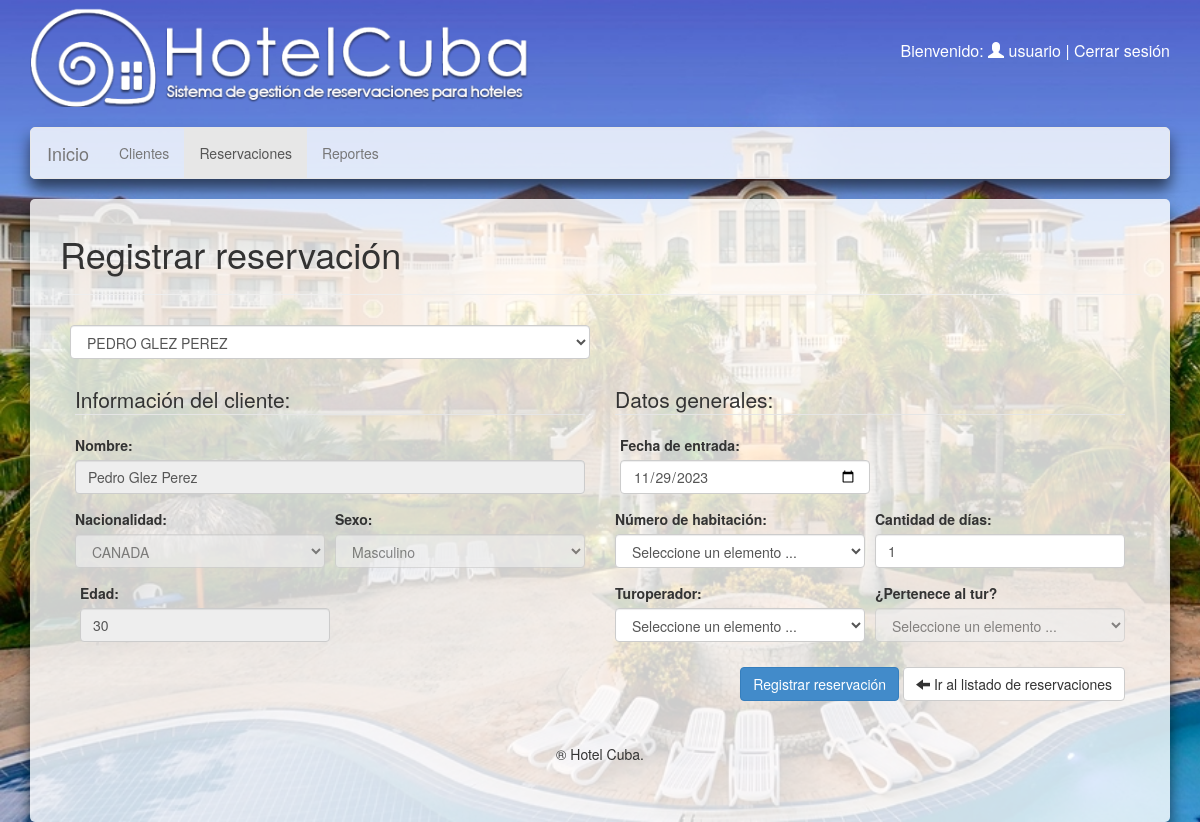
/VISTA/plantilla.php?opcion=1&insertar&cliente=1 (signed in), run on the app's committed database.
### tables this page shows
create table IF NOT EXISTS cliente
(
  nombre       varchar(50)            not null,
  edad         int                    not null,
  sexo         int           not null,
  nacionalidad int(11)            not null,
  reiterado    tinyint(1) default '0' not null,
  id_cliente   int auto_increment PRIMARY KEY,
  constraint cliente_nacionalidad_id_nacionalidad_fk
  foreign key (nacionalidad) references nacionalidad (id_nacionalidad),
  constraint cliente_sexo_id_sexo_fk
  foreign key (sexo) references sexo (id_sexo)
);

CREATE TABLE IF NOT EXISTS nacionalidad (
  id_nacionalidad int auto_increment primary key,
  descripcion varchar(100) not null
);

CREATE TABLE IF NOT EXISTS sexo (
id_sexo int not null primary key,
  descripcion varchar(100) not null
);

### MODELO/daoCliente.php (called while the page is built, shortened)
<?php
include_once '../MODELO/Conexion.php';
class daoCliente
{
    function __construct()
    {
        $a = func_get_args();
        $i = func_num_args();
    }
    function obtenerTodosClientes(){
        $sql = "SELECT cliente.id_cliente,
       cliente.nombre,
       cliente.edad,
       cliente.reiterado,
       s.descripcion         as sexo,
       n.descripcion as nacionalidad, (SELECT count(*)
                                                 FROM reservacion
                                                        inner join habitacion
                                                          on reservacion.habitacion = habitacion.numero
                                                        left join turoperador
                                                          on reservacion.turoperador = turoperador.id_turoperador
                                                 where CURRENT_TIMESTAMP <= DATE_ADD(fecha_entrada, INTERVAL cantidad_dias DAY)
                                                   and CURRENT_TIMESTAMP >= fecha_entrada
                                                   and reservacion.cliente = cliente.id_cliente) 'cant_reserv_act'
FROM cliente inner join sexo s on cliente.sexo = s.id_sexo inner join nacionalidad n on cliente.nacionalidad = n.id_nacionalidad";
        $con = new Conexion();
        return $con -> devolverResultados($sql);
    }
    function obtenerClienteDadoId($idCliente){
        $sql = "SELECT * FROM cliente where id_cliente = '$idCliente'";
        $con = new Conexion();
        return $con ->devolverResultados($sql);
    }
}

### CONTROLADOR/cc-reservacion.php (called while the page is built, shortened)
<?php
include '../MODELO/daoReservacion.php';
include '../MODELO/daoCliente.php';
extract($_REQUEST);
if (isset($insertar)) {
    if (isset($cliente)) {
        $clienteObj = new daoCliente();
        $clienteObjData = $clienteObj->obtenerClienteDadoId($cliente);
        if (count($clienteObjData) == 1) {
            $nombreCliente = $clienteObjData[0]['nombre'];
            $edadCliente = $clienteObjData[0]['edad'];
            $sexoCliente = $clienteObjData[0]['sexo'];
            $nacionalidadCliente = $clienteObjData[0]['nacionalidad'];
        }
    }
    $clienteObj = new daoCliente();
    $clientes = $clienteObj->obtenerTodosClientes();
    $fechaEntrada=date('Y-m-d');
}

### MODELO/Conexion.php (called while the page is built, shortened)
<?php
class Conexion{
    private $conn;
    private $host;
    private $user;
    private $password;
    private $baseName;
    function __construct()
    {
        $this->conn = false;
        $this->host = "localhost";
        $this->user = "root";
        $this->password = "";
        $this->baseName = "hotel";
    }
    function conectar()
    {
        if (!$this->conn) {
            $this->conn = mysqli_connect($this->host, $this->user, $this->password);
            mysqli_select_db($this->conn, $this->baseName);
        }
    }
    function ejecutarConsulta($sql)
    {
        $r = mysqli_query($this->conn, $sql);
        return $r;
    }
    function devolverResultados($sql)
    {
        $r = $this->ejecutarConsulta($sql);
        $output = array();
        while ($r != false && $record = mysqli_fetch_assoc($r)) {
            $output[] = $record;
        }
        return $output;
    }
}
?>

### CONTROLADOR/cc-nomenclador.php (called while the page is built, shortened)
<?php
include_once '../MODELO/daoNomenclador.php';
$nomenclador = new daoNomenclador();
$nacionalidades = $nomenclador->obtenerNacionalidades();
$sexos = $nomenclador->obtenerSexos();

### MODELO/daoNomenclador.php (called while the page is built, shortened)
<?php
include_once '../MODELO/Conexion.php';
class daoNomenclador
{
    public function obtenerSexos()
    {
        $sql = "SELECT * FROM sexo";
        $ob = new Conexion();
        return $ob->devolverResultados($sql);
    }
    public function obtenerNacionalidades()
    {
        $sql = "SELECT * FROM nacionalidad";
        $ob = new Conexion();
        return $ob->devolverResultados($sql);
    }
}

### VISTA/paginas/registrar-reservacion.php (the view, shortened to what this page needs)
<?php
include '../CONTROLADOR/cc-nomenclador.php';
include '../CONTROLADOR/cc-reservacion.php';
?>
<div class="col-md-12">
    <form action="../CONTROLADOR/cc-reservacion.php" method="post" class="form-horizontal">
        <h1><p><?php echo isset($_GET['editar']) ? 'Editar' : 'Registrar' ?> reservaci&oacute;n</p></h1>
        <hr>
        <div class="col-md-6">
            <div class="form-group" style="padding: 10px">
                <select name="id_cliente" id="reservIdCliente" class="form-control" onchange="activarDatosCliente(this)" <?php echo (isset($_GET['editar'])?'disabled':'required')?>>
                    <?php foreach ($clientes as $item) {
                        echo "<option data-cliente='" . json_encode($item) . "' value='" . $item['id_cliente'] . "' " . (isset($cliente) && $item['id_cliente'] == @$cliente ? "selected" : "") . ">" . strtoupper($item['nombre']) . "</option>";
                    } ?>
                </select>
            </div>
        </div>
        <div class="col-md-6">
        </div>
        <div class="clearfix"></div>
        <div class="col-md-6">
            <fieldset id="reservInfoCliente" disabled>
                <legend>Informaci&oacute;n del cliente:</legend>
                <div class="col-md-12">
                    <div class="form-group">
                        <label for="">Nombre:</label>
                        <input id="reservClienteNombre" name="nombre_client" type="text" class="form-control"
                               value="<?php echo(isset($nombreCliente) ? $nombreCliente : '') ?>">
                    </div>
                </div>
                <div class="col-md-6">
                    <div class="form-group" style="padding-right: 5px;">
                        <label for="">Nacionalidad:</label>
                        <select id="reservClienteNacionalidad" name="nacionalidad_cliente" id="" class="form-control">
                            <?php foreach ($nacionalidades as $item) {
                                echo "<option value='" . $item['id_nacionalidad'] . "' " . (isset($nacionalidadCliente) && $item['id_nacionalidad'] == @$nacionalidadCliente ? "selected" : "") . ">" . $item['descripcion'] . "</option>";
                            } ?>
                        </select>
                    </div>
                </div>
                <div class="col-md-6">
                    <div class="form-group" style="padding-left: 5px;">
                        <label for="">Sexo:</label>
                        <select id="reservClienteSexo" name="sexo_cliente" class="form-control">
                            <?php foreach ($sexos as $item) {
                                echo "<option value='" . $item['id_sexo'] . "' " . (isset($sexoCliente) && $item['id_sexo'] == @$sexoCliente ? "selected" : "") . ">" . $item['descripcion'] . "</option>";
                            } ?>
                        </select>
                    </div>
                </div>
                <div class="col-md-6">
                    <div class="form-group" style="padding-left: 5px;">
                        <label for="">Edad:</label>
                        <input id="reservClienteEdad" name="edad_cliente" class="form-control"
                               value="<?php echo isset($edadCliente) ? $edadCliente : '' ?>">
                    </div>
                </div>
            </fieldset>
        </div>
        <div class="col-md-6">
            <fieldset>
                <legend>Datos generales:</legend>
                <div class="col-md-6">
                    <div class="form-group" style="padding-left: 5px;">
                        <label for="">Fecha de entrada: </label>
                        <input type="date"   name="fecha_entrada" <?php echo "min='".date('Y-m-d')."'" ?> id="reservFechaEntrada"class="form-control" value="<?php echo isset($fechaEntrada)?$fechaEntrada:''?>"  <?php echo (isset($_GET['editar'])?'':' onchange="cargarHabitaciones()"')?> required>
                    </div>
                </div>
                <div class="clearfix"></div>
                <div class="col-md-6">
                    <div class="form-group" style="padding-right: 5px;">
                        <label for="">N&uacute;mero de habitaci&oacute;n: </label>
                        <select name="numero_habitacion" id="reservNoHabitacion" class="form-control" <?php echo (isset($_GET['editar'])?'disabled':'required') ?>>
                            <option value="">Seleccione un elemento ...</option>
                        </select>
                    </div>
                </div>
                <div class="col-md-6">
                    <div class="form-group" style="padding-left: 5px ">
                        <label for="">Cantidad de d&iacute;as:</label>
                        <input type="text" name="cant_dias" id="reservCantDias" onchange="cargarHabitaciones()" class="form-control" required
                               value="<?php echo isset($cantidadDias) ? $cantidadDias : 1 ?>">
                    </div>
                </div>
                <div class="col-md-6">
                    <div class="form-group" style="padding-right: 5px ">
                        <label for="">Turoperador: </label>
                        <select name="id_turoperador" id="" class="form-control" <?php echo (isset($_GET['editar'])?'disabled':'onchange="activarPerteneceTur(this);"')?>>
                            <option value="">Seleccione un elemento ...</option>
                        </select>
                    </div>
                </div>
                <div class="col-md-6">
                    <div class="form-group" style="padding-left: 5px;">
                        <label for="">¿Pertenece al tur? </label>
                        <select id="reservTuroperadorPertenece" name="pertenece_tur" class="form-control"
                                required <?php echo (isset($turoperador) && isset($pertenecetur)&!isset($_GET['editar']) ? '' : 'disabled') ?> >
                            <option value="">Seleccione un elemento ...</option>
                        </select>
                    </div>
                </div>
            </fieldset>
        </div>
        <div class="clearfix"></div>
        <p>
            <div class="col-md-12 text-right">
                <button type="submit" class="btn btn-primary"
                        value="<?php echo(isset($_GET['editar']) ? $_GET['editar'] : 'insertar') ?>"
                        name="<?php echo(isset($_GET['editar']) ? 'editar' : 'insertar') ?>"><?php echo(isset($_GET['editar']) ? 'Actualizar' : 'Registrar') ?>
                    reservaci&oacute;n
                </button>
            <a class="btn btn-default" href="?opcion=<?php echo isset($opcion)?$opcion:'1' ?>"><span class="glyphicon glyphicon-arrow-left"></span> Ir al listado de reservaciones</a>
            </div>
        </p>
    </form>
</div>

### VISTA/css/miEstilo.css (style rules this page uses)
body { background-image:url(../img/bg.jpg); background-size: cover; background-repeat: no-repeat; background-attachment: fixed; }

### data on the page
cliente: nombre_client "Pedro Glez Perez", nacionalidad_cliente "CANADA", sexo_cliente "Masculino", edad_cliente "30"

### other printed values
$_SESSION['nombre'] "usuario"
form field id_cliente "PEDRO GLEZ PEREZ"
